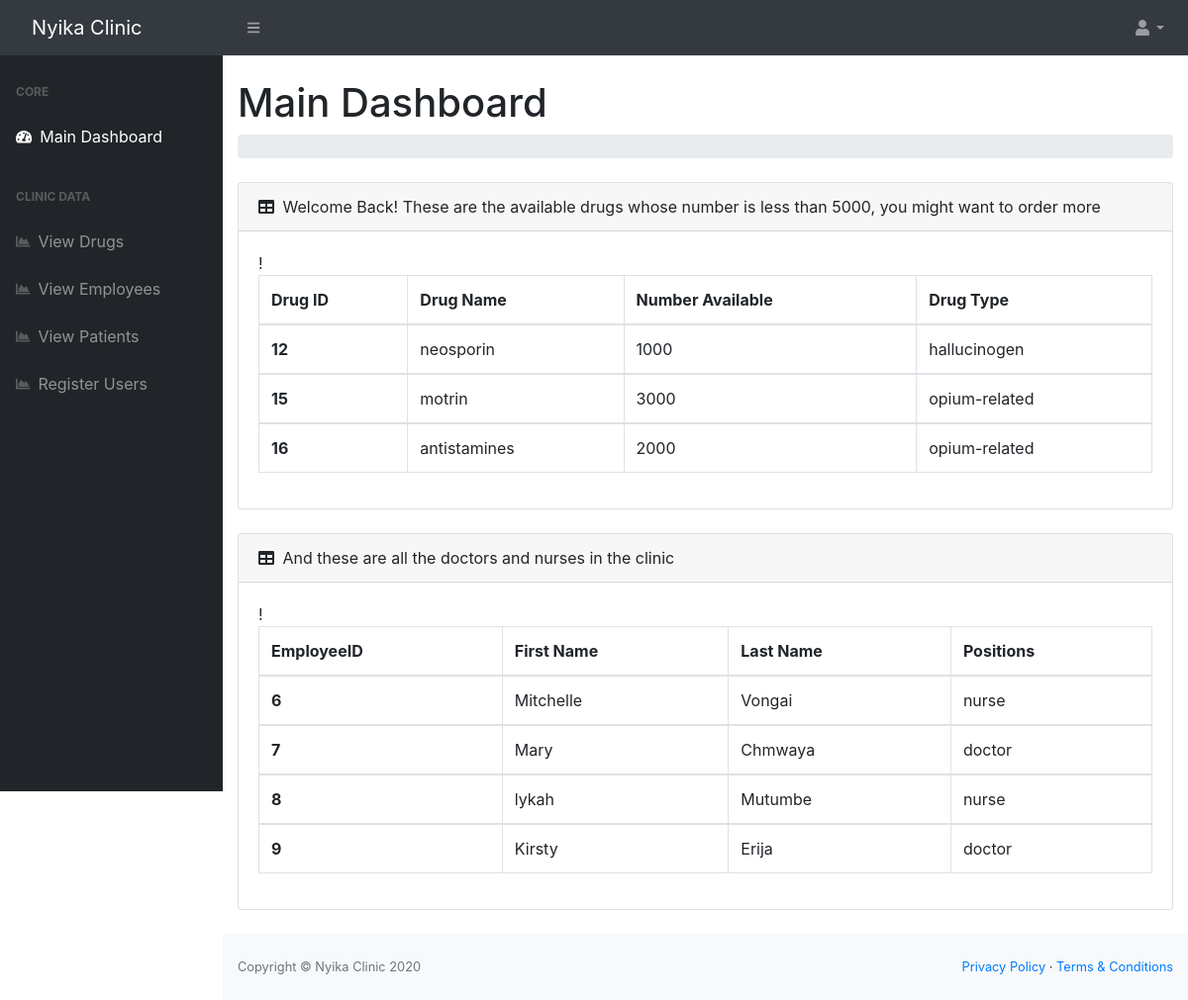
The page /dashboard/main_dashboard.php on the database its author committed.
### tables this page shows
CREATE TABLE `drugs` (
  `DrugID` int(80) NOT NULL,
  `drug_name` varchar(80) NOT NULL,
  `manufacturer` varchar(80) DEFAULT NULL,
  `number_available` int(80) NOT NULL,
  `payment_status` enum('free','payable','','') NOT NULL,
  `drug_type` varchar(80) NOT NULL
);

CREATE TABLE `employees` (
  `EmployeeID` int(10) NOT NULL,
  `first_name` varchar(100) NOT NULL,
  `last_name` varchar(100) NOT NULL,
  `email` varchar(80) NOT NULL,
  `Gender` enum('Female','Male','','') NOT NULL,
  `DOB` date NOT NULL,
  `Positions` varchar(20) NOT NULL,
  `empaddress` varchar(100) NOT NULL,
  `phone_number` varchar(80) NOT NULL,
  `marital_status` enum('Single','Married','','') NOT NULL
);

### dashboard/main_dashboard.php (the view, shortened to what this page needs)
<!DOCTYPE html>
<html lang="en">
<head>
    <link href="../css/styles.css" rel="stylesheet" />
    <link href="vendor/bootstrap/css/bootstrap.min.css" rel="stylesheet">
    <link href="https://cdn.datatables.net/1.10.20/css/dataTables.bootstrap4.min.css" rel="stylesheet" />
    <link href="vendor/font-awesome/css/font-awesome.min.css" rel="stylesheet" type="text/css">
    <link href="vendor/datatables/dataTables.bootstrap4.css" rel="stylesheet">
</head>
<body class="sb-nav-fixed">
    <nav class="sb-topnav navbar navbar-expand navbar-dark bg-dark">
        <a class="navbar-brand" href="main_dashboard.php">Nyika Clinic</a>
        <button class="btn btn-link btn-sm order-1 order-lg-0" id="sidebarToggle" href="#"><i class="fas fa-bars"></i></button>
        <ul class="navbar-nav ml-auto ml-md-0">
            <li class="nav-item dropdown">
                <a class="nav-link dropdown-toggle" id="userDropdown" href="#" role="button" data-toggle="dropdown" aria-haspopup="true" aria-expanded="false"><i class="fas fa-user fa-fw"></i></a>
            </li>
        </ul>
    </nav>
    <div id="layoutSidenav">
        <div id="layoutSidenav_nav">
            <nav class="sb-sidenav accordion sb-sidenav-dark" id="sidenavAccordion">
                <div class="sb-sidenav-menu">
                    <div class="nav">
                        <div class="sb-sidenav-menu-heading">Core</div>
                        <a class="nav-link" href="main_dashboard.php">
                            <div class="sb-nav-link-icon"><i class="fas fa-tachometer-alt"></i></div>
                            Main Dashboard
                        </a>
                        <div class="sb-sidenav-menu-heading">Clinic Data</div>
                        <a class="nav-link" href="../drugs/drugs.php">
                            <div class="sb-nav-link-icon"><i class="fas fa-chart-area"></i></div>
                            View Drugs
                        </a>
                        <a class="nav-link" href="../employees/employees.php">
                            <div class="sb-nav-link-icon"><i class="fas fa-chart-area"></i></div>
                            View Employees
                        </a>
                        <a class="nav-link" href="../patients/patients.php">
                            <div class="sb-nav-link-icon"><i class="fas fa-chart-area"></i></div>
                            View Patients
                        </a>
                        <a class="nav-link" href="../register/register_frontend.php">
                            <div class="sb-nav-link-icon"><i class="fas fa-chart-area"></i></div>
                            Register Users
                        </a>
                    </div>
                </div>
            </nav>
        </div>
        <div id="layoutSidenav_content">
            <main>
                <div class="container-fluid">
                    <h1 class="mt-4">Main Dashboard</h1>
                    <ol class="breadcrumb mb-4">
                    </ol>
                    <div class="card mb-4">
                        <div class="card-header">
                            <i class="fas fa-table mr-1"></i>
                            Welcome Back! These are the available drugs whose number is less than 5000, you might want to order more
                        </div>
                        <div class="card-body">
                            <div class="table-responsive">
                                <table class="table table-bordered" id="dataTable" width="100%" cellspacing="0">
                                    <thead>
                                        <tr>
                                            <th>Drug ID</th>
                                            <th>Drug Name</th>
                                            <th>Number Available</th>
                                            <th>Drug Type</th>
                                        </tr>
                                    </thead>
                                    <tfoot>
                                        <?php
                                        $servername = "localhost";
                                        $username = "root";
                                        $password = "";
                                        $dbname = "nyikaclinic";
                                        $conn = new mysqli($servername, $username, $password, $dbname);
                                        $sql = "SELECT DrugID, drug_name,number_available, drug_type FROM drugs WHERE number_available <5000 ";
                                        $result = mysqli_query($conn, $sql);
                                        if (mysqli_num_rows($result) > 0) {
                                            while ($row = mysqli_fetch_assoc($result)) { ?>
                                                <tbody>
                                                    <tr>
                                                        <th>
                                                            <?php echo $row['DrugID']; ?>
                                                        </th>
                                                        <td>
                                                            <?php echo $row['drug_name']; ?>
                                                        </td>
                                                        <td>
                                                            <?php echo $row['number_available']; ?>
                                                        </td>
                                                        <td>
                                                            <?php echo $row['drug_type']; ?>
                                                        </td>
                                                    </tr>
                                                </tbody>
                                        <?php
                                            }
                                        } else {
                                            echo '0 results';
                                        }
                                        ?>
                                </table>
                            </div>
                        </div>
                    </div>
                    <div class="card mb-4">
                        <div class="card-header">
                            <i class="fas fa-table mr-1"></i>
                            And these are all the doctors and nurses in the clinic
                        </div>
                        <div class="card-body">
                            <div class="table-responsive">
                                <table class="table table-bordered" id="dataTable" width="100%" cellspacing="0">
                                    <thead>
                                        <tr>
                                            <th>EmployeeID</th>
                                            <th>First Name</th>
                                            <th>Last Name</th>
                                            <th>Positions</th>
                                        </tr>
                                    </thead>
                                    <tfoot>
                                        <?php
                                        $servername = "localhost";
                                        $username = "root";
                                        $password = "";
                                        $dbname = "nyikaclinic";
                                        $conn = new mysqli($servername, $username, $password, $dbname);
                                        $sql = "SELECT EmployeeID, first_name,last_name,Positions from employees WHERE Positions ='nurse' OR Positions = 'doctor'";
                                        $result = mysqli_query($conn, $sql);
                                        if (mysqli_num_rows($result) > 0) {
                                            while ($row = mysqli_fetch_assoc($result)) { ?>
                                                <tbody>
                                                    <tr>
                                                        <th>
                                                            <?php echo $row['EmployeeID']; ?>
                                                        </th>
                                                        <td>
                                                            <?php echo $row['first_name']; ?>
                                                        </td>
                                                        <td>
                                                            <?php echo $row['last_name']; ?>
                                                        </td>
                                                        <td>
                                                            <?php echo $row['Positions']; ?>
                                                        </td>
                                                    </tr>
                                                </tbody>
                                        <?php
                                            }
                                        } else {
                                            echo '0 results';
                                        }
                                        ?>
                                </table>
                            </div>
                        </div>
                    </div>
            </main>
            <footer class="py-4 bg-light mt-auto">
                <div class="container-fluid">
                    <div class="d-flex align-items-center justify-content-between small">
                        <div class="text-muted">Copyright &copy; Nyika Clinic 2020</div>
                        <div>
                            <a href="#">Privacy Policy</a>
                            &middot;
                            <a href="#">Terms &amp; Conditions</a>
                        </div>
                    </div>
                </div>
            </footer>
        </div>
    </div>
</body>
</html>

### rows shown on the page
drugs: DrugID "12", drug_name "neosporin", number_available "1000", drug_type "hallucinogen"
drugs: DrugID "15", drug_name "motrin", number_available "3000", drug_type "opium-related"
drugs: DrugID "16", drug_name "antistamines", number_available "2000", drug_type "opium-related"
employees: EmployeeID "6", first_name "Mitchelle", last_name "Vongai", Positions "nurse"
employees: EmployeeID "7", first_name "Mary", last_name "Chmwaya", Positions "doctor"
employees: EmployeeID "8", first_name "lykah", last_name "Mutumbe", Positions "nurse"
employees: EmployeeID "9", first_name "Kirsty", last_name "Erija", Positions "doctor"
